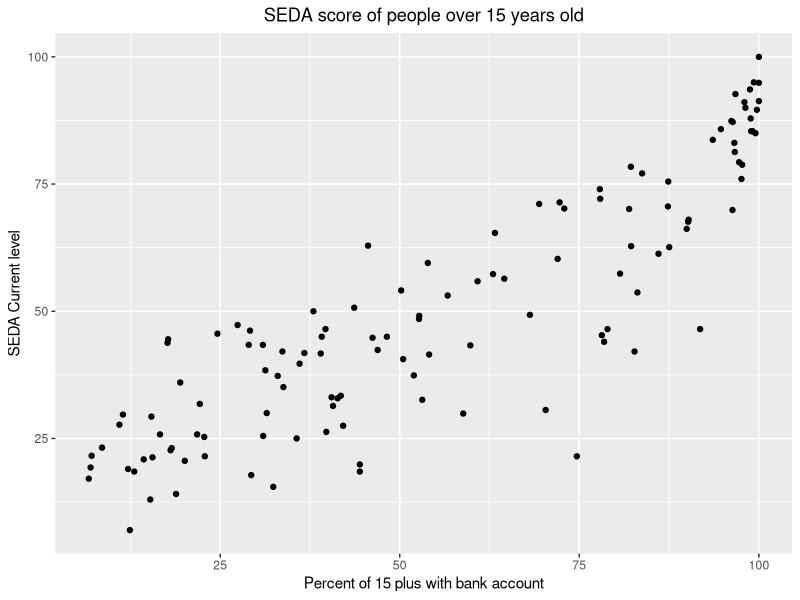
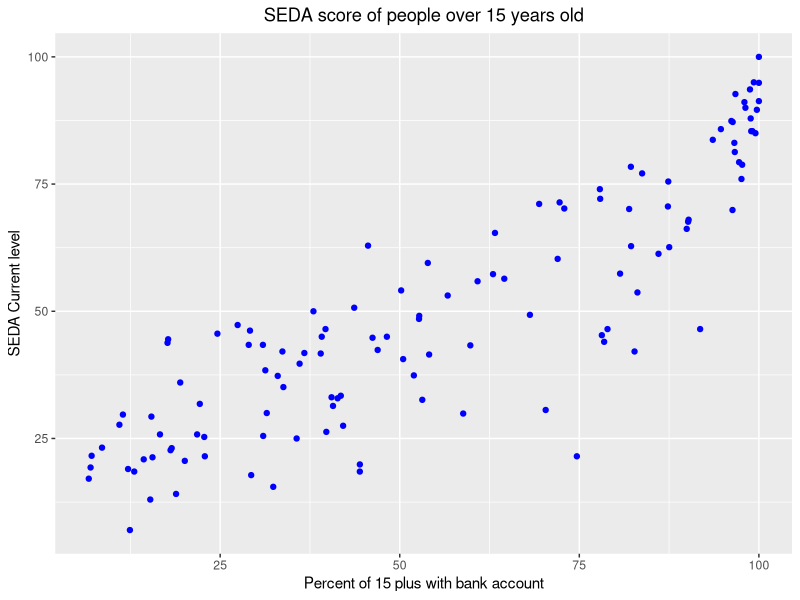
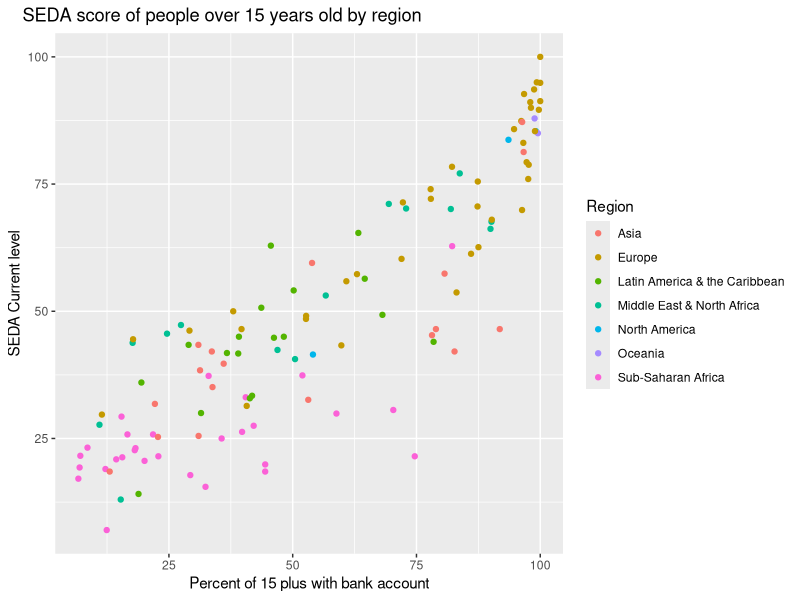
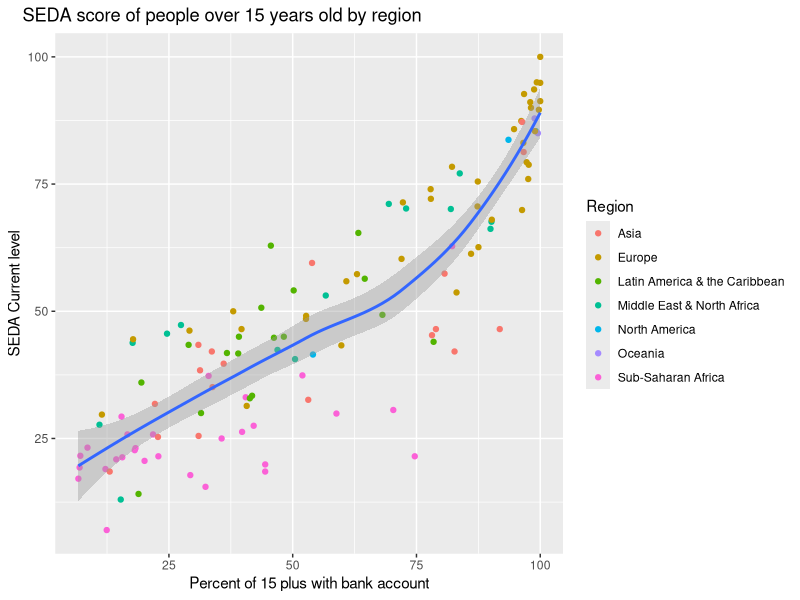
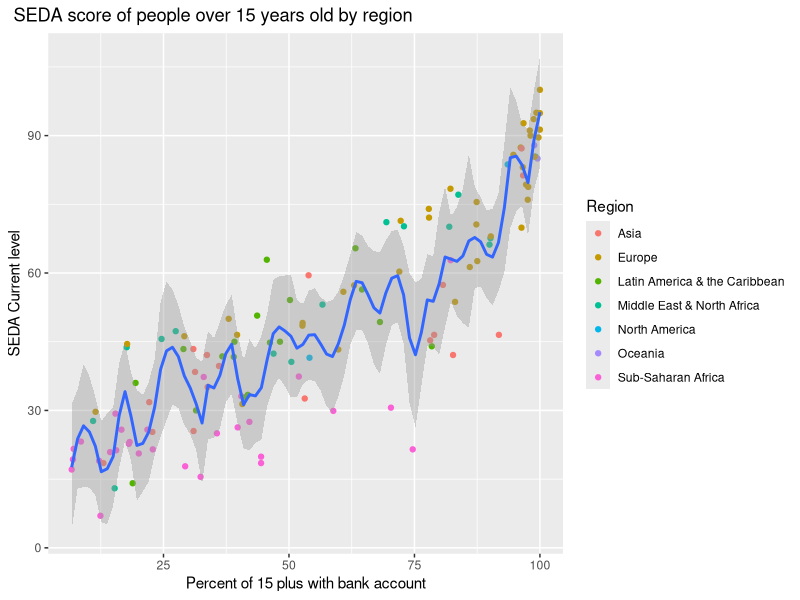
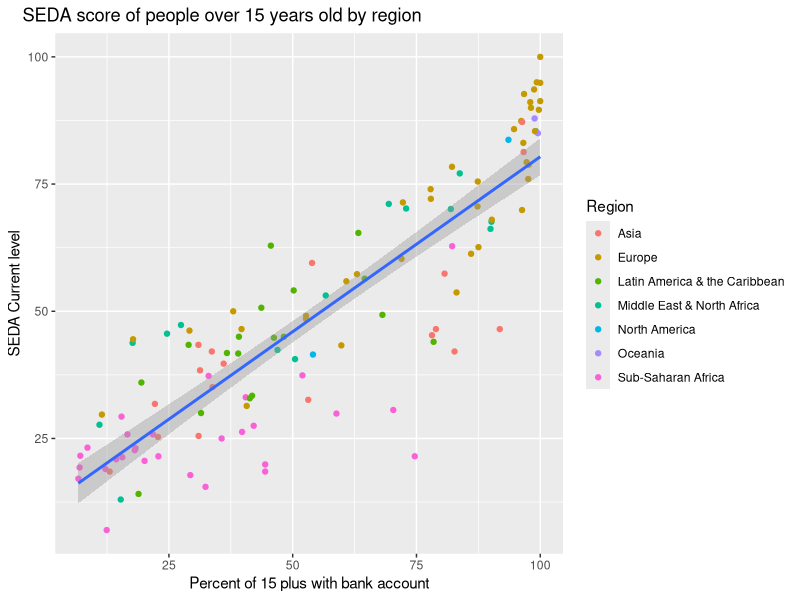

The R source for these figures, in order:
## ---- chunk 1
knitr::opts_chunk$set(echo = TRUE)

library(conflicted)  
conflict_prefer("filter", "dplyr")
library(tidyverse)
## ---- chunk 2
econData <- read_csv("Lec3Data-Ex2.csv")

cols(
  Country = col_character(),
  SEDA.Current.level = col_double(),
  SEDA.Recent.progress = col_double(),
  Wealth.to.well.being.coefficient = col_double(),
  Growth.to.well.being.coefficient = col_double(),
  Percent.of.15plus.with.bank.account = col_double(),
  EPI_regions = col_character(),
  Region = col_character()
)

head (econData)

p <- ggplot(
  econData, aes(x = Percent.of.15plus.with.bank.account, y = SEDA.Current.level)) 
p + geom_point() + 
  ggtitle("SEDA score of people over 15 years old") +
  theme(plot.title = element_text(hjust = 0.5)) +
  labs(x = "Percent of 15 plus with bank account", y = "SEDA Current level")
## ---- chunk 3
p + geom_point(color = "blue") +
  ggtitle("SEDA score of people over 15 years old") +
  theme(plot.title = element_text(hjust = 0.5)) +
  labs(x = "Percent of 15 plus with bank account", y = "SEDA Current level")
## ---- chunk 4
(p3 <- p + geom_point(aes(color = Region))) +
  ggtitle("SEDA score of people over 15 years old by region") +
  theme(plot.title = element_text(hjust = -0.3)) +
  labs(x = "Percent of 15 plus with bank account", y = "SEDA Current level")
## ---- chunk 5
p3 + geom_smooth() +
  ggtitle("SEDA score of people over 15 years old by region") +
  theme(plot.title = element_text(hjust = -0.3)) +
  labs(x = "Percent of 15 plus with bank account", y = "SEDA Current level")
p3 + geom_smooth(span = 0.09) + 
  ggtitle("SEDA score of people over 15 years old by region") +
  theme(plot.title = element_text(hjust = -0.3)) +
  labs(x = "Percent of 15 plus with bank account", y = "SEDA Current level")
## ---- chunk 6
p3 + geom_smooth(method = "lm") + 
  ggtitle("SEDA score of people over 15 years old by region") +
  theme(plot.title = element_text(hjust = -0.3)) +
  labs(x = "Percent of 15 plus with bank account", y = "SEDA Current level")
